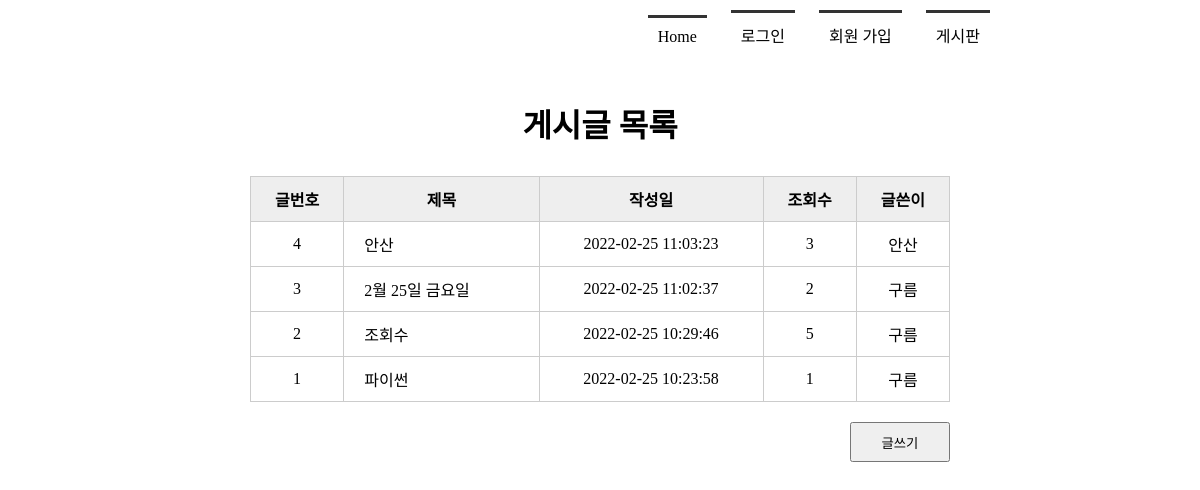
The app's page /boardlist/, older data.
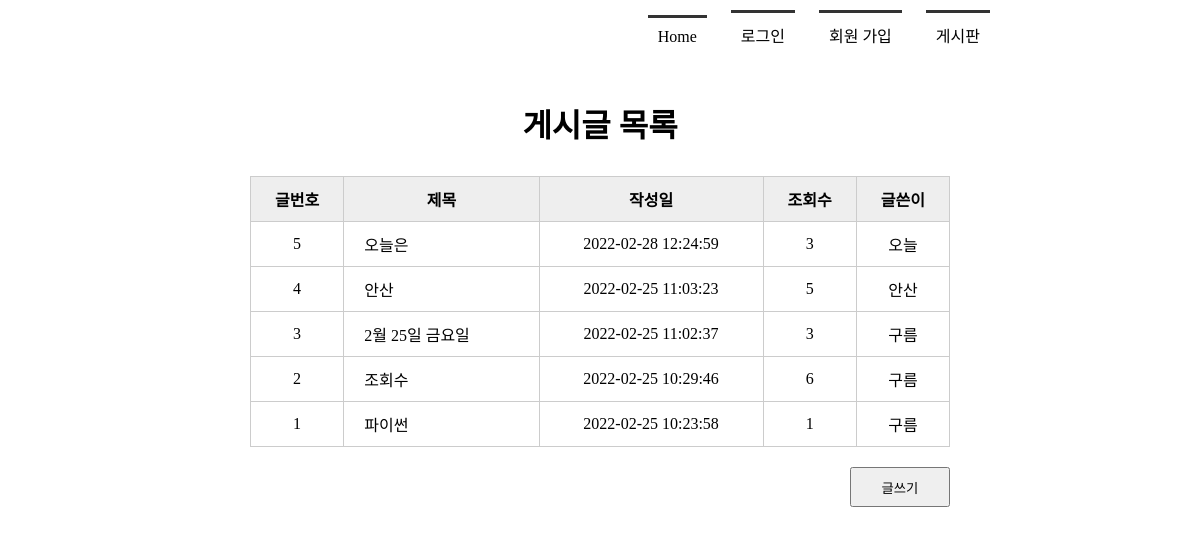
The same page, newer data.
### tables this page shows
CREATE TABLE board(
            bno integer PRIMARY KEY AUTOINCREMENT,
            title   text NOT NULL,
            content text NOT NULL,
            createDate timestamp date DEFAULT (datetime('now', 'localtime')),
            hit integer,
            mid char(5) NOT NULL,
            FOREIGN KEY(mid) REFERENCES member(mid) ON DELETE CASCADE
        );

### app.py (the view)
@app.route('/boardlist/')
def boardlist():
    rs = select_board()
    return render_template('boardlist.html', rs=rs)

### model/model_board.py (called while the page is built)
def select_board():
    conn = getconn()
    cur = conn.cursor()
    sql = "SELECT * FROM board ORDER BY bno DESC"
    cur.execute(sql)
    rs = cur.fetchall()
    conn.close()
    return rs

### model/model_member.py (called while the page is built)
def getconn():
    conn = sqlite3.connect('./members.db')
    return conn

### templates/boardlist.html (shortened to what this page needs)
<!DOCTYPE html>
<html lang="ko">
<head>
    <link rel="stylesheet" href="{{ url_for('static', filename='style.css') }}">
</head>
<body>
    <div id="container">
        {% include 'navbar.html' %}
        <section>
            <h1>게시글 목록</h1>
            <table class="tbl_board">
                <tr>
                    <th>글번호</th>
                    <th>제목</th>
                    <th>작성일</th>
                    <th>조회수</th>
                    <th>글쓴이</th>
                </tr>
                {% for i in rs %}
                <tr>
                    <td>{{ i[0] }}</td>
                    <td><a href="{{ url_for('board_view', bno=i[0]) }}" >{{ i[1] }}</a></td>
                    <td>{{ i[3] }}</td>
                    <td>{{ i[4] }}</td>
                    <td>{{ i[5] }}</td>
                </tr>
                {% endfor %}
            </table>
            <div class="btn_write">
                <button type="button" onclick="location.href='/writing/'">글쓰기</button>
            </div>
        </section>
    </div>
</body>
</html>

### templates/navbar.html
<header>
    <nav>
        <ul>
            {% if session %}
            <li><a href="{{ url_for('index') }}">Home</a></li>
            <li><a href="{{ url_for('logout') }}">({{ session['userName'] }}님) 로그아웃</a></li>
            <li><a href="{{ url_for('memberlist') }}">회원 목록</a></li>
            <li><a href="{{ url_for('boardlist') }}">게시판</a></li>
            {% else %}
            <li><a href="{{ url_for('index') }}">Home</a></li>
            <li><a href="{{ url_for('login') }}">로그인</a></li>
            <li><a href="{{ url_for('register') }}">회원 가입</a></li>
            <li><a href="{{ url_for('boardlist') }}">게시판</a></li>
            {% endif %}
        </ul>
    </nav>
</header>

### static/style.css (style rules this page uses)
* { margin: 0; padding: 0; }
#container { width: 1000px; margin: 0 auto; }
header { height: 100px; }
nav ul { list-style: none; text-align: right; margin-right: 100px; }
nav ul li { display: inline-block; margin: 10px; border-top: 3px solid #333; padding: 10px; }
nav ul li a { text-decoration: none; color: #000; }
section { text-align:center; }
section h1 { font-size: 2em; margin-bottom: 30px; }
section table { width: 600px; margin: 0 auto; }
section table, th, td { padding: 10px; border: 1px solid #ccc; border-collapse: collapse; }
section .tbl_board { width: 700px; }
section .tbl_board th { background: #eee; }
section .tbl_board a { text-decoration: none; color: #000; }
section .tbl_board td:nth-child(2) { text-align: left; padding-left: 20px; }
section .btn_write { text-align: right; margin: 20px 150px; }
section .btn_write button { width: 100px; height: 40px; }

Row changes from the older to the newer data that the page shows:
added board: bno "5", title "오늘은", createDate "2022-02-28 12:24:59", hit "3", mid "오늘"
changed board "안산": hit "3" → "5"
changed board "2월 25일 금요일": hit "2" → "3"
changed board "조회수": hit "5" → "6"
